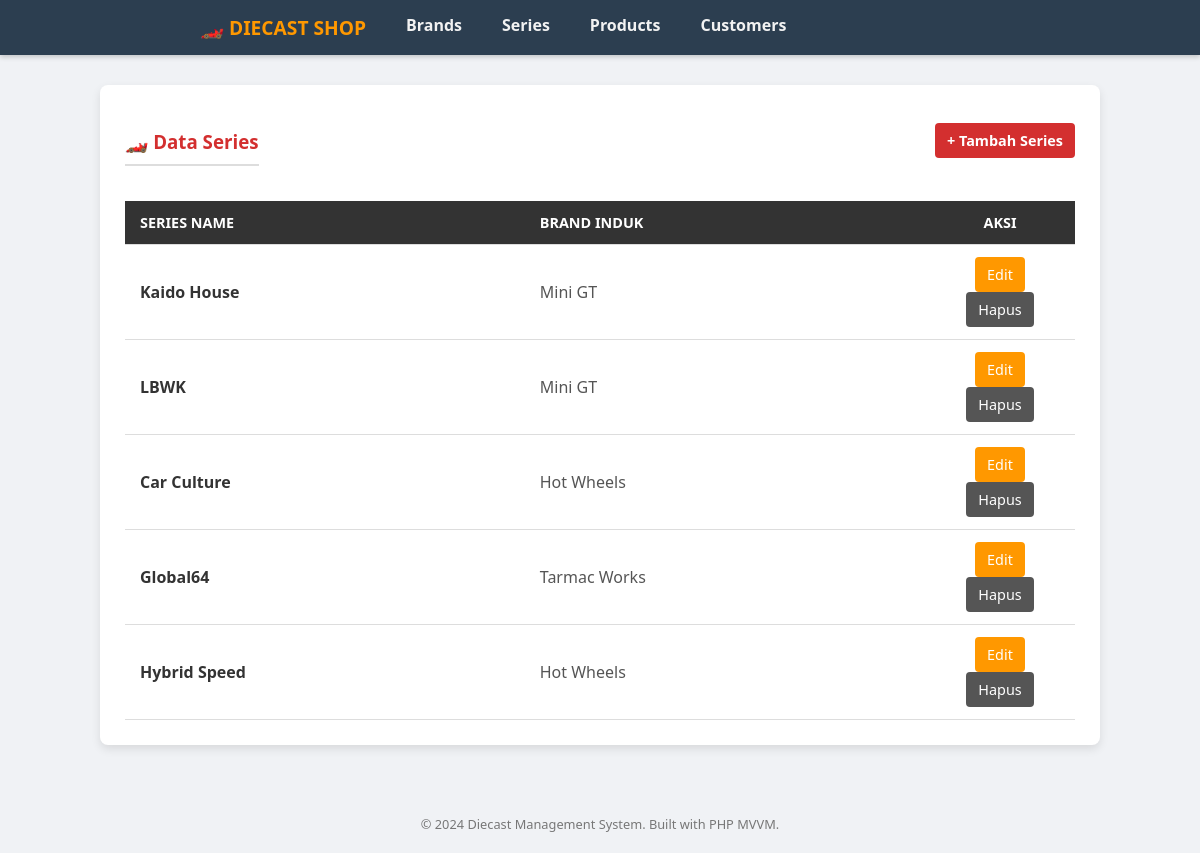
/Program/index.php?mod=series, run on the app's committed database.
### tables this page shows
CREATE TABLE `series` (
  `id_series` int(11) NOT NULL,
  `id_brand` int(11) NOT NULL,
  `series_name` varchar(100) NOT NULL
);

CREATE TABLE `brands` (
  `id_brand` int(11) NOT NULL,
  `name` varchar(100) NOT NULL
);

### Program/viewmodels/SeriesViewModel.php (called while the page is built, shortened)
<?php
require_once 'models/SeriesModel.php';
class SeriesViewModel {
    private $model;
    public function __construct($db) {
        $this->model = new SeriesModel($db);
    }
    public function index() {
        $seriesList = $this->model->getAll();
        include 'views/series_list.php';
    }
}
?>

### Program/models/SeriesModel.php (called while the page is built, shortened)
<?php
class SeriesModel {
    private $db;
    public function __construct($db) {
        $this->db = $db;
    }
    public function getAll() {
        $sql = "SELECT series.*, brands.name as brand_name
                FROM series
                JOIN brands ON series.id_brand = brands.id_brand";
        $stmt = $this->db->query($sql);
        return $stmt->fetchAll(PDO::FETCH_ASSOC);
    }
}
?>

### Program/views/series_list.php (the view)
<?php include 'views/template/header.php'; ?>
<?php include 'views/template/navigation.php'; ?>
<div class="container">
    <div style="display:flex; justify-content:space-between; align-items:center;">
        <h3>🏎️ Data Series</h3>
        <a href="index.php?mod=series&act=form" class="btn btn-add">+ Tambah Series</a>
    </div>
    <table>
        <thead>
            <tr>
                <th>Series Name</th>
                <th>Brand Induk</th>
                <th width="150" style="text-align:center;">Aksi</th>
            </tr>
        </thead>
        <tbody>
            <?php if(!empty($seriesList)): ?>
                <?php foreach ($seriesList as $row): ?>
                <tr>
                    <td><b><?= htmlspecialchars($row['series_name']) ?></b></td>
                    <td><span style="color:#555;"><?= htmlspecialchars($row['brand_name']) ?></span></td>
                    <td style="text-align:center;">
                        <a href="index.php?mod=series&act=form&id=<?= $row['id_series'] ?>" class="btn btn-edit">Edit</a>
                        <a href="index.php?mod=series&act=delete&id=<?= $row['id_series'] ?>" class="btn btn-delete" onclick="return confirm('Yakin hapus?')">Hapus</a>
                    </td>
                </tr>
                <?php endforeach; ?>
            <?php else: ?>
                <tr><td colspan="3" style="text-align:center;">Data kosong.</td></tr>
            <?php endif; ?>
        </tbody>
    </table>
</div>
<?php include 'views/template/footer.php'; ?>

### Program/views/template/header.php (style rules this page uses)
* { box-sizing: border-box; }
body { font-family: 'Segoe UI', Tahoma, Geneva, Verdana, sans-serif; background-color: #f0f2f5; margin: 0; padding: 0; color: #333; }
h3 { color: #d32f2f; margin-bottom: 20px; border-bottom: 2px solid #ddd; padding-bottom: 10px; }
.container { max-width: 1000px; margin: 30px auto; background: #fff; padding: 25px; border-radius: 8px; box-shadow: 0 4px 10px rgba(0,0,0,0.1); }
table { width: 100%; border-collapse: collapse; margin-top: 15px; }
table th, table td { padding: 12px 15px; text-align: left; border-bottom: 1px solid #ddd; }
table th { background-color: #333; color: white; text-transform: uppercase; font-size: 0.9em; }
.btn { padding: 8px 12px; text-decoration: none; border-radius: 4px; font-size: 0.9em; display: inline-block; cursor: pointer; border: none; transition: 0.3s; }
.btn-add { background-color: #d32f2f; color: white; font-weight: bold; margin-bottom: 15px; }
.btn-edit { background-color: #ff9800; color: white; }
.btn-delete { background-color: #555; color: white; }

### data on the page
series: series_name "Kaido House", id_brand.name "Mini GT"
series: series_name "LBWK", id_brand.name "Mini GT"
series: series_name "Car Culture", id_brand.name "Hot Wheels"
series: series_name "Global64", id_brand.name "Tarmac Works"
series: series_name "Hybrid Speed", id_brand.name "Hot Wheels"
